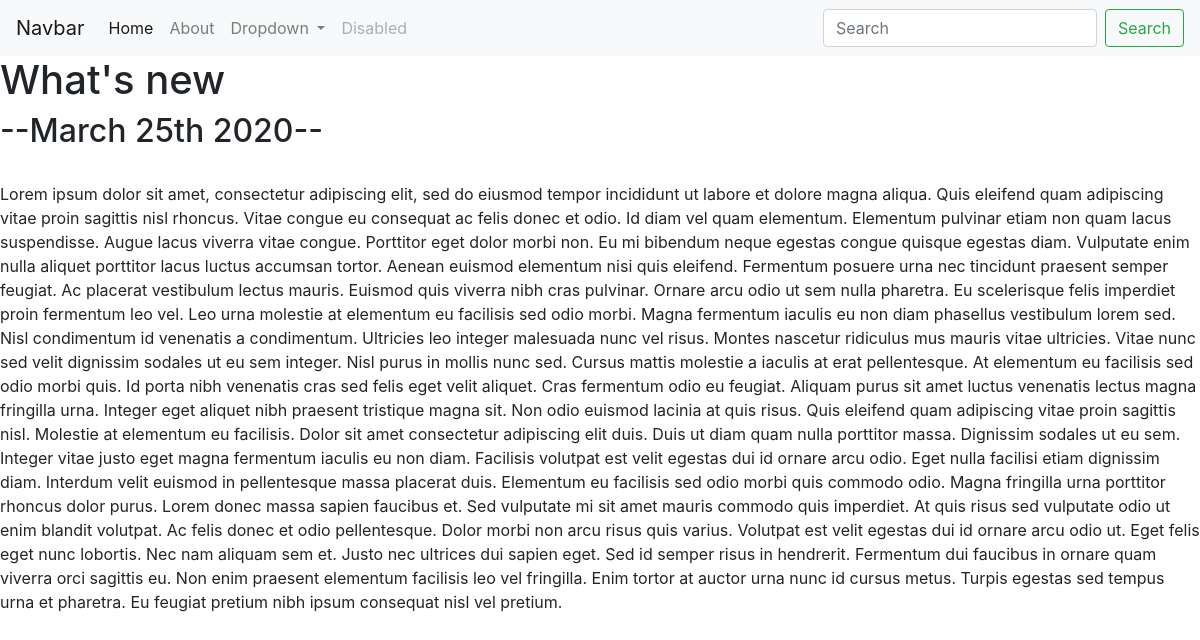
The page /blog/7 on the database its author committed.
### blog/models.py (models this page shows, shortened)
class Blog(models.Model):
    title = models.CharField(max_length=200)
    description = models.CharField(max_length=1000000000)
    date= models.DateField()

### blog/views.py (the view)
# urls.py: path('<int:blog_id>', views.detail, name='detail'),
def detail(request,blog_id):
    blog= get_object_or_404(Blog, pk=blog_id)
    return render(request , 'blog/detail.html' ,{'blog':blog})

### blog/templates/blog/detail.html
{% extends 'portfolio/base.html' %}
{% block content %}
<h1>{{ blog.title }}</h1>
<h2>--{{blog.date|date:'F jS Y'}}--</h2>
<br>
{{blog.description|safe}}
{% endblock%}

### rows shown on the page
Blog: title "What's new", date "March 25th 2020", description "Lorem ipsum dolor sit amet, consectetur adipiscing elit, sed do eiusmod tempor incididunt ut labore et dolore magna aliqua. Quis eleifend quam adipiscing vitae proin sagittis nisl rhoncus. Vitae congue eu consequat ac felis donec et odio. Id diam vel quam elementum. Elementum pulvinar etiam non quam lacus suspendisse. Augue lacus viverra vitae congue. Porttitor eget dolor morbi non. Eu mi bibendum neque egestas congue quisque egestas diam. Vulputate enim nulla aliquet porttitor lacus luctus accumsan tortor. Aenean euismod elementum nisi quis eleifend. Fermentum posuere urna nec tincidunt praesent semper feugiat. Ac placerat vestibulum lectus mauris. Euismod quis viverra nibh cras pulvinar.…"
